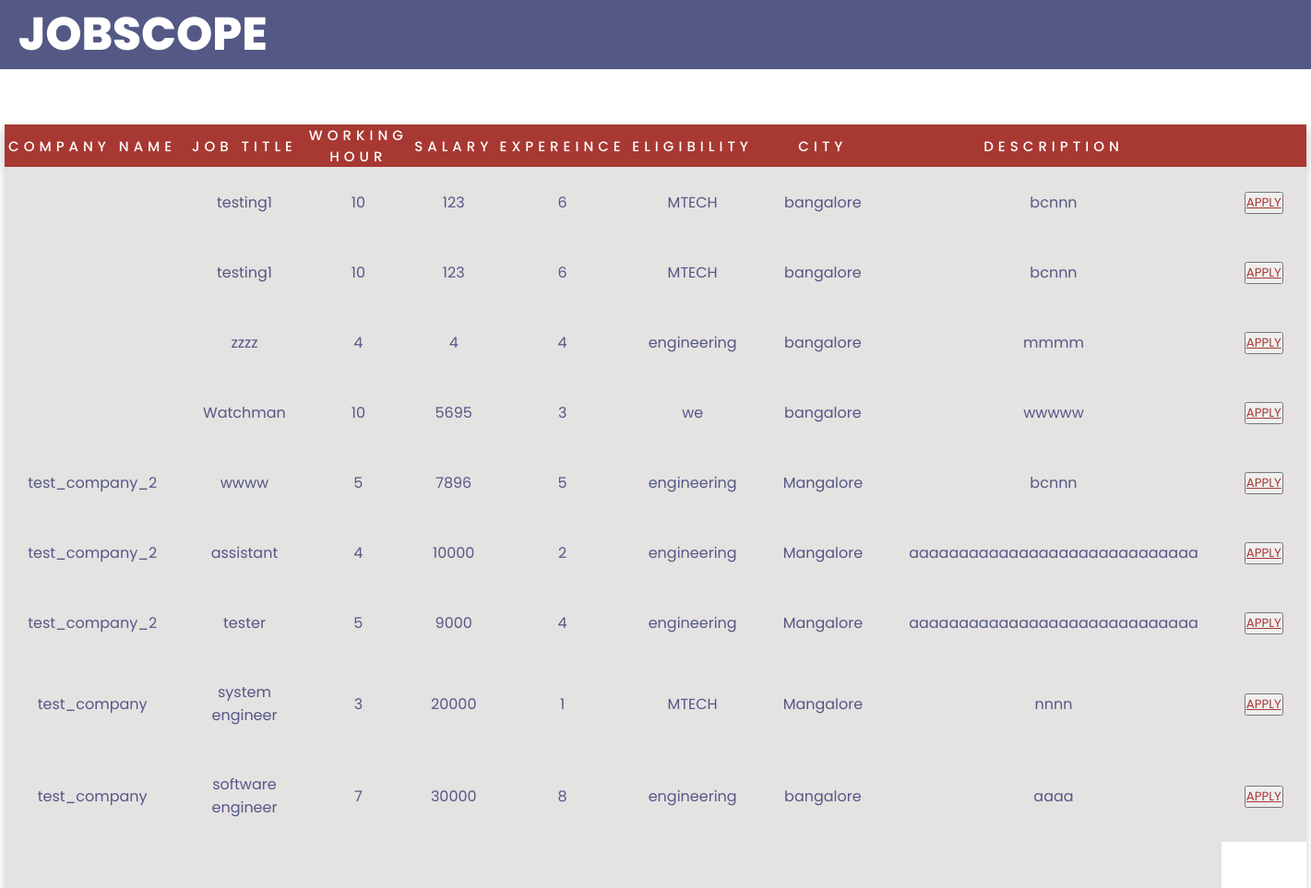
The page /userhome2.php on the database its author committed.
### tables this page shows
CREATE TABLE `job` (
  `jobid` int(100) NOT NULL,
  `Title` varchar(200) NOT NULL,
  `Hour` int(100) NOT NULL,
  `Salary` int(200) NOT NULL,
  `Exprnce` varchar(100) NOT NULL,
  `Eligibility` varchar(200) NOT NULL,
  `City` varchar(200) NOT NULL,
  `Description` varchar(1000) NOT NULL,
  `cid` int(255) NOT NULL,
  `name` varchar(255) NOT NULL
);

### userhome2.php (the view, shortened to what this page needs)
<?php
  $conn = mysqli_connect("localhost","root","","jobdb");
  $query = "SELECT * FROM `job` ";
 $connect = mysqli_query($conn,$query);
  $num = mysqli_num_rows($connect);
?>
<!DOCTYPE html>
<html>
<head>
	<link rel="stylesheet" type="text/css" href="userhome2.css">
</head>
<body>
	<div class="topnav">
		<h1>JOBSCOPE</h1>
	</div>
    <form action="userhome2.php" method="post">
	<div  >
        <table style="margin-right: auto;margin-left:auto;" >
            <thead>
                <tr>
                   <th>COMPANY NAME</th>
                    <th>JOB TITLE</th>
                    <th>WORKING HOUR</th>
                    <th>SALARY</th>
                    <th>EXPEREINCE</th>
                    <th>ELIGIBILITY</th>
                    <th>CITY</th>
                    <th>DESCRIPTION</th>
                    <th> </th>
                </tr>
            </thead>
</div>
            <?php
                  if($num > 0)
                  {
                    while(  $data = mysqli_fetch_assoc($connect))
                    {
                        echo "
                            <tr>
                            <td>".$data['name']."</td>
                            <td>".$data['Title']."</td>
                            <td>".$data['Hour']."</td>
                            <td>".$data['Salary']."</td>
                            <td>".$data['Exprnce']."</td>
                            <td>".$data['Eligibility']."</td>
                            <td>".$data['City']."</td>
                            <td>".$data['Description']."</td>
                            <td><button><a href='status.html>?jobid=$data[jobid] & Title=$data[Title] & cname=$data[name]  & Salary=$data[Salary] & Exprnce=$data[Exprnce] & Eligibility=$data[Eligibility] & City=$data[City] & Description=$data[Description] 'class='statue'>APPLY</button></a></td>
                            </tr>";
                    }
                  }
                ?>
            <tbody>
                <tr>
                    <td></td>
                    <td></td>
                    <td></td>
                    <td></td>
                    <td></td>
                    <td></td>
                  <td></td>
                  <td></td>
                </tr>
            </tbody>
        </form>
</body>
</html>

### userhome2.css (style rules this page uses)
* { margin: 0; padding: 0; box-sizing: border-box; font-family: "Poppins", sans-serif; }
.topnav { background-color: #545885; }
.topnav h1 { color: white; padding-left: 20px; margin-bottom: 5px; font-weight: 800; font-size: 50px; }
table { margin-top: 60px; border-collapse: collapse; box-shadow: 0 5px 10px lightgray; background-color: white; text-align: center; width: 50%; border-radius: none; }
table thead { box-shadow: 0 5px 10px lightgray; background-color: #a83832; width: 100%; }
table thead th { text-transform: uppercase; letter-spacing: 5px; font-size: 15px; font-weight: 500; color: white; font-family: "Poppins", sans-serif; }
table tbody { justify-content: center; }
table tbody td { padding: 25px; color: #545885; }
table tbody tr { background-color: rgb(229, 226, 226); }
a { color: #a83832; }

### rows shown on the page
job: Title "testing1", Hour "10", Salary "123", Exprnce "6", Eligibility "MTECH", City "bangalore", Description "bcnnn"
job: Title "testing1", Hour "10", Salary "123", Exprnce "6", Eligibility "MTECH", City "bangalore", Description "bcnnn"
job: Title "zzzz", Hour "4", Salary "4", Exprnce "4", Eligibility "engineering", City "bangalore", Description "mmmm"
job: Title "Watchman", Hour "10", Salary "5695", Exprnce "3", Eligibility "we", City "bangalore", Description "wwwww"
job: name "test_company_2", Title "wwww", Hour "5", Salary "7896", Exprnce "5", Eligibility "engineering", City "Mangalore", Description "bcnnn"
job: name "test_company_2", Title "assistant", Hour "4", Salary "10000", Exprnce "2", Eligibility "engineering", City "Mangalore", Description "aaaaaaaaaaaaaaaaaaaaaaaaaaaaa"
job: name "test_company_2", Title "tester", Hour "5", Salary "9000", Exprnce "4", Eligibility "engineering", City "Mangalore", Description "aaaaaaaaaaaaaaaaaaaaaaaaaaaaa"
job: name "test_company", Title "system engineer", Hour "3", Salary "20000", Exprnce "1", Eligibility "MTECH", City "Mangalore", Description "nnnn"
job: name "test_company", Title "software engineer", Hour "7", Salary "30000", Exprnce "8", Eligibility "engineering", City "bangalore", Description "aaaa"
